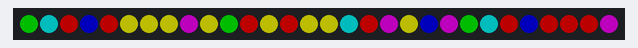
The program below on a simulated CircuitPython board. Parts: 30 RGB LEDs in strip order, left to right. Dim RGB values are drawn brighter than linear; random numbers come from a fixed seed.

Above: at 0.05 s.
At 6.7 s:
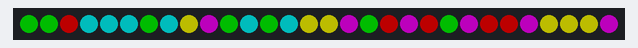
At 16.41 s:
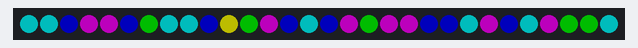
At 23.47 s:
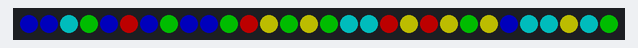
At 31.04 s:
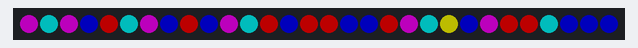
At 39.22 s:
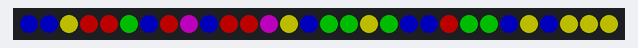

The program:

random_lights.py
```python
import board
from neopixel import NeoPixel
import time
import random

np = NeoPixel(board.D2, 30, auto_write= False, brightness=0.3)
i = 0

red = (255,0,0)
green = (0,255,0)
blue = (0,0,255)
yellow = (255,255,0)
cyan = (0,255,255)
magenta = (255,0,255)


clr_list = (red, green, blue, yellow, cyan, magenta)
while True:
    for i in range(np.n):
        np[i] = random.choice(clr_list)
    np.show()
    time.sleep(.1)
```
